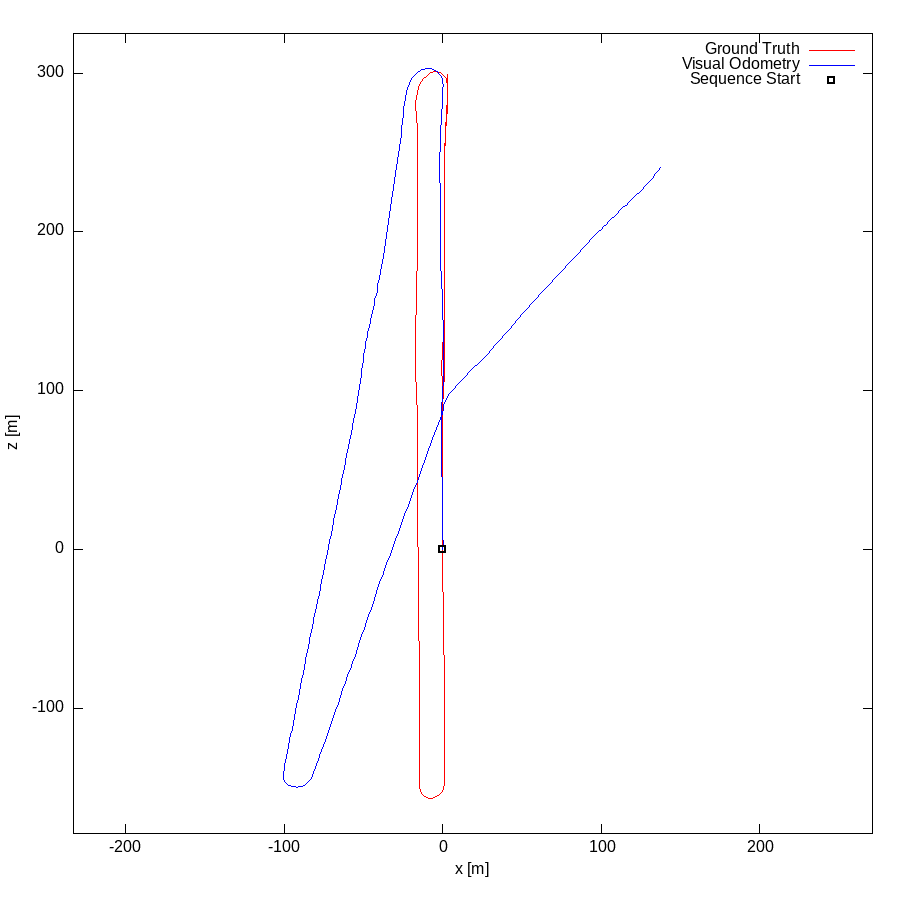

The gnuplot source for this figure:
set term postscript eps enhanced color
set output "06.eps"
set size ratio -1
set xrange [-233:271]
set yrange [-179:325]
set xlabel "x [m]"
set ylabel "z [m]"
plot "06.txt" using 1:2 lc rgb "#FF0000" title 'Ground Truth' w lines,"06.txt" using 3:4 lc rgb "#0000FF" title 'Visual Odometry' w lines,"< head -1 06.txt" using 1:2 lc rgb "#000000" pt 4 ps 1 lw 2 title 'Sequence Start' w points
